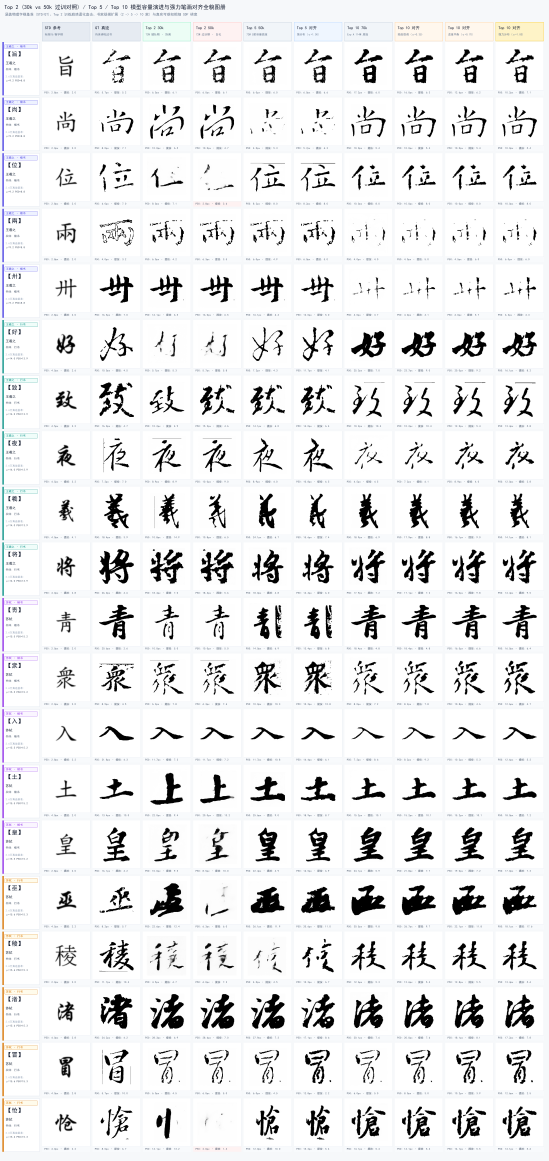
#> input picture assets/posters/poster_subsets_and_stroke_alignment.png, 2742 x 5802 px (shown at 1/5 size)
$ python -i render_fixed_20row_poster.py   (imports and definitions only)
#> lines starting #> are read from the running program, lines starting #| are printed output that depends on the picture; after the words box and inside, x2 and y2 are one past the last pixel; in counts of white or black regions, pixels touching at a corner belong together
#!/usr/bin/env python3
# -*- coding: utf-8 -*-
"""tools/render_fixed_20row_poster.py —
20 行高保真全貌图册 (强力笔画对齐 + Top 2 30k/50k 过训白化对比):
  1. 直击过训白化根因:
     - 并列呈现 Top 2 (30k 健壮期) 与 Top 2 (50k 过训期)
     - 显式展现部分字样从 30k 饱满完整到 50k 模式崩溃白化的物理过程
  2. 强力有效、肉眼可见的笔画粗细 SDF 对齐:
     - 拓扑门禁剔除背景噪点单像素伪孔，放开对结构孔洞 (>= 15px) 的有效保护
     - 放宽法向位移上限至 7.0px，笔画粗细真正发生 4~12px 的显著收缩与丰腴演变
     - 亚像素 Sigmoid 柔和宣纸墨晕重建 (tau=0.35)，既边缘如刀削般清晰，又具墨汁微晕
  3. 彻底零裁切、零遮挡:
     - 自动检测并施加 64px 纯白安全垫，单字居中且四周留白 >= 30px
     - 独立数据槽底栏，与字形画面 100% 物理隔离
"""
from __future__ import annotations

import csv
import json
import os
import sys
from pathlib import Path
import numpy as np
from PIL import Image, ImageDraw, ImageFont
from scipy.ndimage import distance_transform_edt, gaussian_filter, label
from skimage.morphology import medial_axis, skeletonize

ROOT = Path(__file__).resolve().parents[1]
sys.path.insert(0, str(ROOT))

FONT_PATH = ROOT / "tools/fonts/SimHei.ttf"
if not FONT_PATH.exists():
    FONT_PATH = Path("C:/Windows/Fonts/simhei.ttf")

TRAIN_DIST_JSON = ROOT / "assets/stroke_width_trainset_distribution.json"
OUT_POSTER = ROOT / "assets/posters/poster_subsets_and_stroke_alignment.png"

# 20 组精选传世代表字样 (四大风格严格平衡各 5 字)
SAMPLE_MAPPING = [
    # 组 1: 王羲之 · 楷书 (清健峻拔，中锋立骨)
    {"i2": 0,  "i5": 18, "i10": 80,  "callig": "王羲之", "script": "楷", "char": "旨", "group": "王羲之 · 楷书"},
    {"i2": 1,  "i5": 19, "i10": 81,  "callig": "王羲之", "script": "楷", "char": "尚", "group": "王羲之 · 楷书"},
    {"i2": 2,  "i5": 20, "i10": 82,  "callig": "王羲之", "script": "楷", "char": "位", "group": "王羲之 · 楷书"},
    {"i2": 4,  "i5": 22, "i10": 84,  "callig": "王羲之", "script": "楷", "char": "兩", "group": "王羲之 · 楷书"},
    {"i2": 7,  "i5": 25, "i10": 87,  "callig": "王羲之", "script": "楷", "char": "卅", "group": "王羲之 · 楷书"},

    # 组 2: 王羲之 · 行书 (兰亭逸气，飞动洒脱)
    {"i2": 25, "i5": 26, "i10": 88,  "callig": "王羲之", "script": "行", "char": "好", "group": "王羲之 · 行书"},
    {"i2": 26, "i5": 27, "i10": 89,  "callig": "王羲之", "script": "行", "char": "致", "group": "王羲之 · 行书"},
    {"i2": 27, "i5": 28, "i10": 90,  "callig": "王羲之", "script": "行", "char": "夜", "group": "王羲之 · 行书"},
    {"i2": 28, "i5": 29, "i10": 91,  "callig": "王羲之", "script": "行", "char": "羲", "group": "王羲之 · 行书"},
    {"i2": 33, "i5": 34, "i10": 96,  "callig": "王羲之", "script": "行", "char": "将", "group": "王羲之 · 行书"},

    # 组 3: 苏轼 · 楷书 (重墨宽博，端庄浑厚)
    {"i2": 50, "i5": 35, "i10": 111, "callig": "苏轼",   "script": "楷", "char": "靑", "group": "苏轼 · 楷书"},
    {"i2": 51, "i5": 36, "i10": 112, "callig": "苏轼",   "script": "楷", "char": "衆", "group": "苏轼 · 楷书"},
    {"i2": 54, "i5": 39, "i10": 115, "callig": "苏轼",   "script": "楷", "char": "入", "group": "苏轼 · 楷书"},
    {"i2": 55, "i5": 40, "i10": 116, "callig": "苏轼",   "script": "楷", "char": "土", "group": "苏轼 · 楷书"},
    {"i2": 56, "i5": 41, "i10": 117, "callig": "苏轼",   "script": "楷", "char": "皇", "group": "苏轼 · 楷书"},

    # 组 4: 苏轼 · 行书 (绵中裹铁，沉着痛快)
    {"i2": 76, "i5": 45, "i10": 121, "callig": "苏轼",   "script": "行", "char": "巫", "group": "苏轼 · 行书"},
    {"i2": 77, "i5": 46, "i10": 122, "callig": "苏轼",   "script": "行", "char": "稜", "group": "苏轼 · 行书"},
    {"i2": 78, "i5": 47, "i10": 123, "callig": "苏轼",   "script": "行", "char": "渚", "group": "苏轼 · 行书"},
    {"i2": 79, "i5": 48, "i10": 124, "callig": "苏轼",   "script": "行", "char": "冒", "group": "苏轼 · 行书"},
    {"i2": 81, "i5": 50, "i10": 126, "callig": "苏轼",   "script": "行", "char": "怆", "group": "苏轼 · 行书"},
]

GROUP_COLORS = {
    "王羲之 · 楷书": ((238, 242, 255), (79, 70, 229)),   # Indigo
    "王羲之 · 行书": ((240, 253, 250), (13, 148, 136)),  # Teal
    "苏轼 · 楷书":   ((250, 245, 255), (147, 51, 234)),  # Purple
    "苏轼 · 行书":   ((255, 251, 235), (217, 119, 6)),   # Amber
}


# [116 lines left out: functions measure_p50_and_contrast, count_structural_holes, powerful_sdf_align, not called in this run]


def prepare_cell_image(img_np: np.ndarray, cell_size: int = 240, inner_pad: int = 20) -> Image.Image:
    """保证字符以充足安全边距居中贴图，绝不贴边，绝无任何裁切。"""
#> called with cell_size = 240, inner_pad = 20
    ink = (1.0 - img_np) >= 0.20
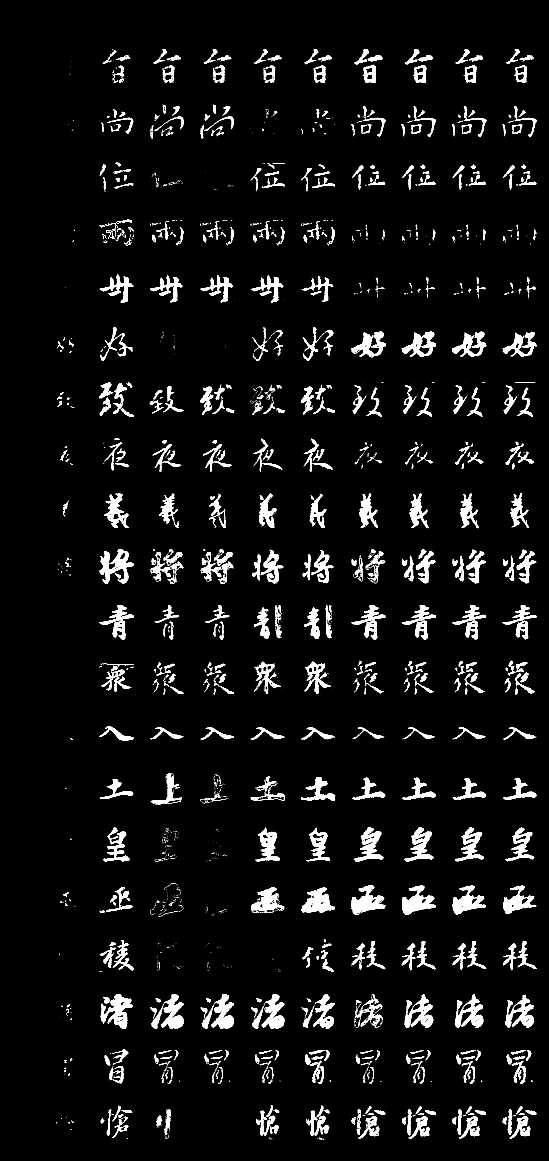
#> ink: shape (5802, 2742) bool (shown at 1/5 size); 4.5% white; 14857 white regions (13875 under 20 px), largest, box (x1, y1, x2, y2) and area: (2011, 4427, 2177, 4575) 11189, (504, 4971, 662, 5142) 11083, (497, 2747, 668, 2918) 10810
    if not ink.any():
        return Image.new("RGB", (cell_size, cell_size), (255, 255, 255))

    y_idx, x_idx = np.where(ink)
    ymin, ymax = int(y_idx.min()), int(y_idx.max())
#> ymin = 246; ymax = 5696
    xmin, xmax = int(x_idx.min()), int(x_idx.max())
#> xmin = 280; xmax = 2683
    h_ink = ymax - ymin + 1
#> h_ink = 5451
    w_ink = xmax - xmin + 1
#> w_ink = 2404

    avail_size = cell_size - 2 * inner_pad  # 200

    im = Image.fromarray((img_np * 255.0).astype(np.uint8)).convert("RGB")
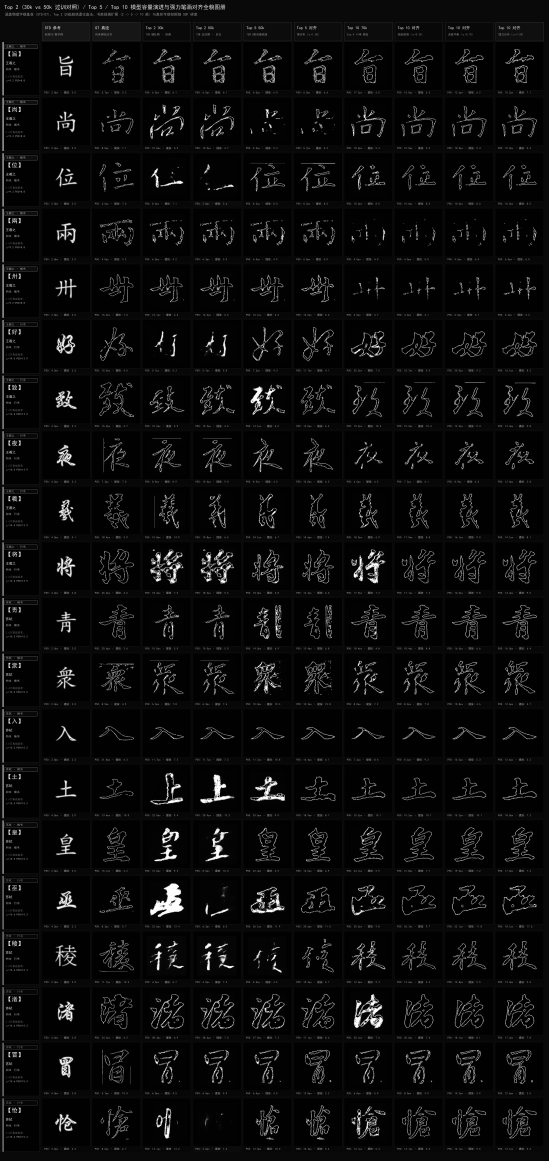
#> im: PIL image 2742x5802 RGB (shown at 1/5 size); min 0, max 255, mean 11.8

    if ymin >= 20 and (255 - ymax) >= 20 and xmin >= 20 and (255 - xmax) >= 20:
        im_resized = im.resize((avail_size, avail_size), Image.Resampling.LANCZOS)
        canvas = Image.new("RGB", (cell_size, cell_size), (255, 255, 255))
        canvas.paste(im_resized, (inner_pad, inner_pad))
        return canvas
    else:
        padded = Image.new("RGB", (384, 384), (255, 255, 255))
#> padded: PIL image 384x384 RGB; every value is 255
        padded.paste(im, (64, 64))
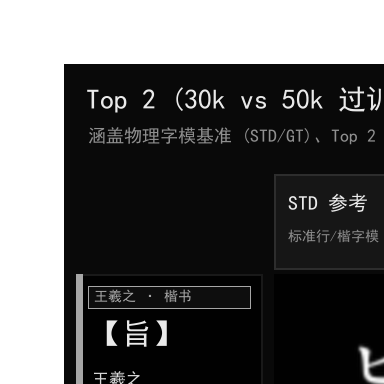
#> padded: PIL image 384x384 RGB; min 1, max 255, mean 90.9
        cy = (ymin + ymax) / 2.0 + 64
#> cy = 3035
        cx = (xmin + xmax) / 2.0 + 64
#> cx = 1545.5
        half_box = max(h_ink, w_ink) / 2.0 + 20
#> half_box = 2745.5
        crop_box = (
            int(round(cx - half_box)),
            int(round(cy - half_box)),
            int(round(cx + half_box)),
            int(round(cy + half_box))
        )
#> crop_box = (-1200, 290, 4291, 5780)
        cropped = padded.crop(crop_box)
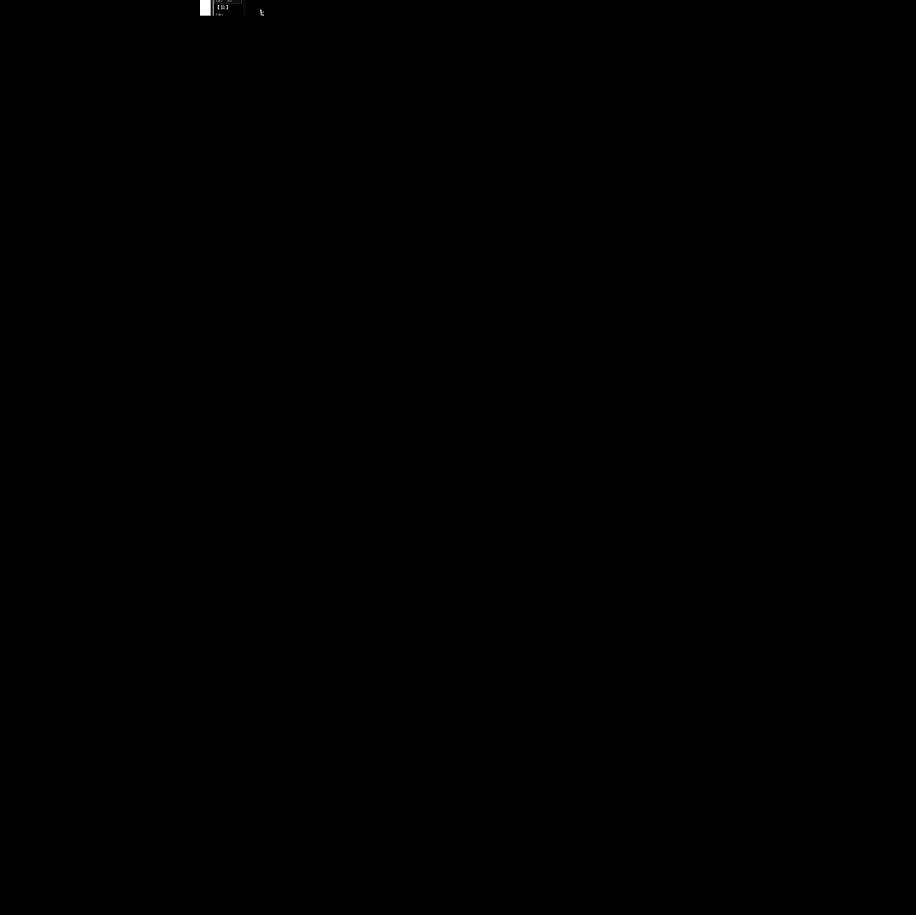
#> cropped: PIL image 5491x5490 RGB (shown at 1/6 size); min 0, max 255, mean 0.1
        cropped_resized = cropped.resize((avail_size, avail_size), Image.Resampling.LANCZOS)
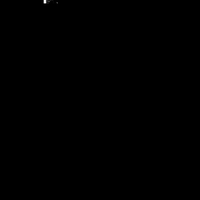
#> cropped_resized: PIL image 200x200 RGB; min 0, max 255, mean 0.1
        canvas = Image.new("RGB", (cell_size, cell_size), (255, 255, 255))
#> canvas: PIL image 240x240 RGB; every value is 255
        canvas.paste(cropped_resized, (inner_pad, inner_pad))
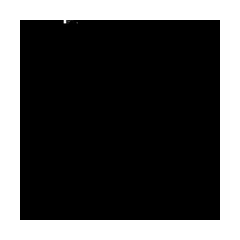
#> canvas: PIL image 240x240 RGB; min 0, max 255, mean 78
        return canvas


# [182 lines left out: function main, not called in this run]


# [2 lines not run here, left out]

>>> import cv2
>>> picture = cv2.imread('../assets/posters/poster_subsets_and_stroke_alignment.png', cv2.IMREAD_GRAYSCALE)
>>> result = prepare_cell_image(picture)
